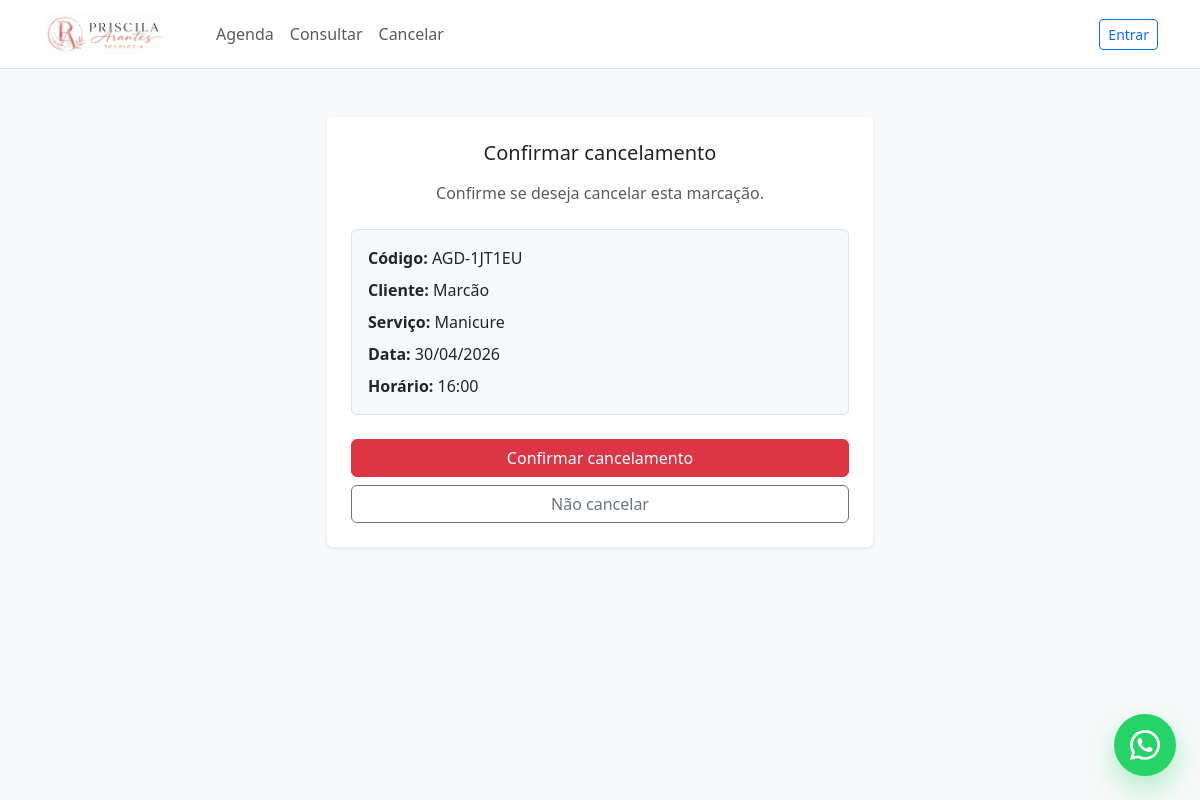
Screenshot of /cancelar/AGD-1JT1EU/ with the database file from the repository.
### appointments/models.py (models this page shows, shortened)
class Appointment(models.Model):
    STATUS_SCHEDULED = "scheduled"
    STATUS_CONFIRMED = "confirmed"
    STATUS_CANCELLED = "cancelled"
    STATUS_COMPLETED = "completed"
    STATUS_CHOICES = [
        (STATUS_SCHEDULED, "Agendado"),
        (STATUS_CONFIRMED, "Confirmado"),
        (STATUS_CANCELLED, "Cancelado"),
        (STATUS_COMPLETED, "Concluído"),
    ]
    reference_code = models.CharField(
        max_length=20,
        unique=True,
        blank=True,
        editable=False,
    )
    customer = models.ForeignKey(
        Customer,
        on_delete=models.PROTECT,
        related_name="appointments",
    )
    service = models.ForeignKey(
        Service,
        on_delete=models.PROTECT,
        related_name="appointments",
    )
    created_by = models.ForeignKey(
        settings.AUTH_USER_MODEL,
        on_delete=models.PROTECT,
        related_name="created_appointments",
    )
    date = models.DateField()
    start_time = models.TimeField()
    status = models.CharField(
        max_length=20,
        choices=STATUS_CHOICES,
        default=STATUS_SCHEDULED,
    )
    notes = models.TextField(blank=True)
    created_at = models.DateTimeField(auto_now_add=True)
    updated_at = models.DateTimeField(auto_now=True)
    class Meta:
        ordering = ["date", "start_time"]

class Customer(models.Model):
    full_name = models.CharField(max_length=255)
    email = models.EmailField(blank=True)
    phone = models.CharField(max_length=30)
    created_at = models.DateTimeField(auto_now_add=True)
    updated_at = models.DateTimeField(auto_now=True)
    class Meta:
        ordering = ["full_name"]

class Service(models.Model):
    name = models.CharField(max_length=120)
    description = models.TextField(blank=True)
    duration_minutes = models.PositiveIntegerField(default=60)
    price = models.DecimalField(max_digits=10, decimal_places=2)
    is_active = models.BooleanField(default=True)
    created_at = models.DateTimeField(auto_now_add=True)
    updated_at = models.DateTimeField(auto_now=True)
    class Meta:
        ordering = ["name"]

### appointments/views/public.py (the view, shortened to what this page needs)
class PublicCancelAppointmentByCodeView(TemplateView):
    template_name = "appointments/public_cancel_by_code.html"
    def get_appointment(self):
        reference_code = self.kwargs.get("reference_code", "").strip().upper()
        return Appointment.objects.filter(
            reference_code=reference_code,
        ).select_related(
            "customer",
            "service",
        ).first()
    def get_context_data(self, **kwargs):
        context = super().get_context_data(**kwargs)
        context["appointment"] = self.get_appointment()
        return context

### templates/appointments/public_cancel_by_code.html (shortened to what this page needs)
{% extends "base.html" %}
{% block content %}
<div class="row justify-content-center">
    <div class="col-12 col-lg-6">
        <div class="card shadow-sm border-0">
            <div class="card-body p-4 text-center">
                {% if appointment %}
                    {% if appointment.status == "cancelled" %}
                        <h1 class="h5 mb-3 text-danger">
                            Esta marcação já está cancelada
                        </h1>
                        <div class="alert alert-danger fw-bold">
                            {{ appointment.reference_code }}
                        </div>
                        <a href="{% url 'appointments:public_appointment_create' %}" class="btn btn-primary">
                            Fazer nova marcação
                        </a>
                    {% else %}
                        <h1 class="h5 mb-3">
                            Confirmar cancelamento
                        </h1>
                        <p class="text-muted mb-4">
                            Confirme se deseja cancelar esta marcação.
                        </p>
                        <div class="text-start border rounded p-3 mb-4 bg-light">
                            <p class="mb-2">
                                <strong>Código:</strong>
                                {{ appointment.reference_code }}
                            </p>
                            <p class="mb-2">
                                <strong>Cliente:</strong>
                                {{ appointment.customer.full_name }}
                            </p>
                            <p class="mb-2">
                                <strong>Serviço:</strong>
                                {{ appointment.service.name }}
                            </p>
                            <p class="mb-2">
                                <strong>Data:</strong>
                                {{ appointment.date|date:"d/m/Y" }}
                            </p>
                            <p class="mb-0">
                                <strong>Horário:</strong>
                                {{ appointment.start_time|time:"H:i" }}
                            </p>
                        </div>
                        <form method="post">
                            <button type="submit" class="btn btn-danger w-100">
                                Confirmar cancelamento
                            </button>
                        </form>
                        <a href="{% url 'appointments:public_appointment_create' %}" class="btn btn-outline-secondary w-100 mt-2">
                            Não cancelar
                        </a>
                    {% endif %}
                {% endif %}
            </div>
        </div>
    </div>
</div>
{% endblock %}

### rows the page displays
Appointment: reference_code "AGD-1JT1EU", customer.full_name "Marcão", service.name "Manicure", date "30/04/2026", start_time "16:00"
